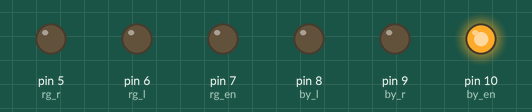
Simulated run of this sketch. Board: Arduino Uno, built with avr-gcc and run on an emulated ATmega328P. Parts: output pins drawn as LEDs (lit = HIGH). What the sketch prints to the serial monitor is not drawn.

Above: at 0.1 s.
At 7.1 s:
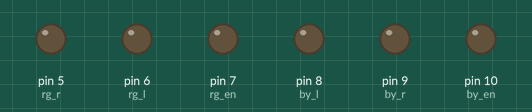
At 10.1 s:
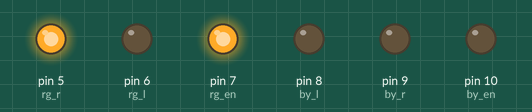
At 18.1 s:
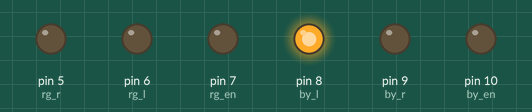
At 27.1 s:
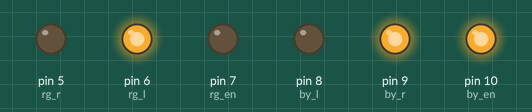
At 36.1 s:
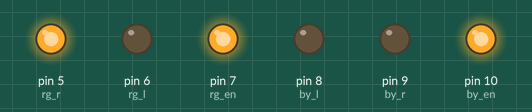
Timing chart, 0 to 40.0 s (numbered marks = the images above):
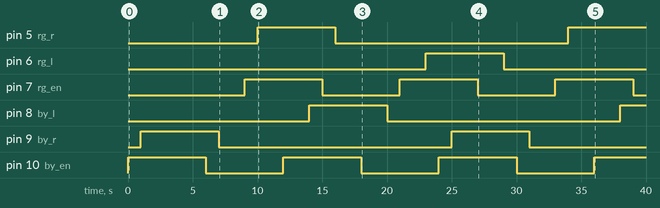

The sketch:

stepper_motor.ino
```cpp
int by_en = 10;
int by_r = 9; //blue
int by_l = 8; //yellow

int rg_en = 7;
int rg_r = 5; //green
int rg_l = 6; //red


int ctrl_seq[4][6] = {{1, 1, 0, 0, 0, 0},
               {0, 0, 0, 1, 1, 0},
               {1, 0, 1, 0, 0, 0},
               {0, 0, 0, 1, 0, 1}};

int pin_seq[6] = {by_en, by_r, by_l, rg_en, rg_r, rg_l};
int t = 1000;
void setup() {
  // put your setup code here, to run once:
  pinMode (by_en, OUTPUT);
  pinMode (by_r, OUTPUT);
  pinMode (by_l, OUTPUT);

  pinMode (rg_en, OUTPUT);
  pinMode (rg_r, OUTPUT);
  pinMode (rg_l, OUTPUT);
  Serial.begin(9600);
}

void loop() {
  // put your main code here, to run repeatedly:
  for (int i = 0; i < 4; i++){
    for (int j = 0; j < 6; j++){
      digitalWrite(pin_seq[j],ctrl_seq[i][j]);
      Serial.print(ctrl_seq[i][j]);
      delay(t);
    }
    Serial.println("next sequence");
  }

}
```

Measured:
- by itself, pin 5 (rg_r): LOW → HIGH at 10.0 s, → LOW 6.0 s later, → HIGH 18.0 s later
- by itself, pin 6 (rg_l): LOW → HIGH at 23.0 s, → LOW 6.0 s later
- by itself, pin 7 (rg_en), pin 10 (by_en): alternates HIGH for 6.0 s and LOW for 6.0 s
- by itself, pin 8 (by_l): LOW → HIGH at 14.0 s, → LOW 6.0 s later, → HIGH 18.0 s later
- by itself, pin 9 (by_r): alternates HIGH for 6.0 s and LOW for 18.0 s
